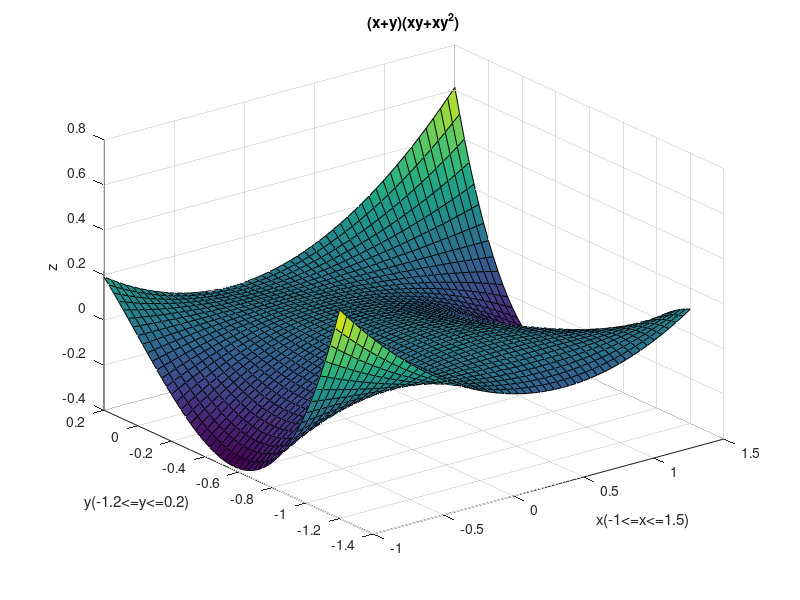

Write the MATLAB code that produced this figure. (Note: this script raises an error after producing the figure.)
clc,clear,close all
%% HW13
data_number = 50;
x = linspace(-1,1.5,data_number);
y = linspace(-1.2,0.2,data_number);

[X,Y] = meshgrid(x,y);

z = (X+Y).*(X.*Y+X.*Y.^2);

figure(1)
surf(X,Y,z)
title('(x+y)(xy+xy^2)')
xlabel('x(-1<=x<=1.5)')
ylabel('y(-1.2<=y<=0.2)')
zlabel('z')
%%
syms x y

f = (x+y)*(x*y+x*y^2);

g = [diff(f,'x') diff(f,'y')] % gradient
subs(g,[x,y],[1,0])

criticalpoints = solve(g==0,[x y]);
criticalpoints = [criticalpoints.x(:,1),criticalpoints.y(:,1)];

H = hessian(f,[x,y])
H_eig = zeros(length(criticalpoints),2);

figure(2)
surfc(X,Y,z)
title('(x+y)(xy+xy^2)')
xlabel('x')
ylabel('y')
% Hessian test 
for i = 1: 4
    f_critical = subs(f,[x,y],[criticalpoints(i,1),criticalpoints(i,2)]);
    hold on
    plot3(criticalpoints(i,1),criticalpoints(i,2),f_critical,'ro')
    
    Hessian_test = subs(H,[x,y], criticalpoints(i,:));
    [Hessian_eigvec,Hessian_eigvalue] = eig(Hessian_test);
    H_eig(i,1:2) = diag(Hessian_eigvalue);
    
    if(H_eig(i,1)>0 && H_eig(i,2)>0)
        text(criticalpoints(i,1),criticalpoints(i,2),f_critical+0.2,'극소점','Color','red','FontSize',14)
    elseif(H_eig(i,1)<0 && H_eig(i,2)<0)
        text(criticalpoints(i,1),criticalpoints(i,2),f_critical+0.2,'극대점','Color','red','FontSize',14)
    elseif(sum(sign(H_eig(i,:)))==0 && sum((sign(H_eig(i,:))~=0))==2)
        text(criticalpoints(i,1),criticalpoints(i,2),f_critical+0.2,'안장점','Color','red','FontSize',14)
    else
        text(criticalpoints(i,1),criticalpoints(i,2),f_critical+0.2,'해당없음','Color','red','FontSize',14)
    end
end

G1 = subs(g(1), [x y], {X,Y});
G2 = subs(g(2), [x y], {X,Y});

figure(3)
quiver(X,Y,G1,G2,1.5)
xlabel('x')
ylabel('y')
hold on
contour(X,Y,z)
colorbar
